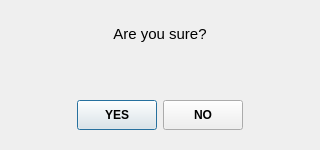
<?xml version="1.0" encoding="UTF-8"?>
<ui version="4.0">
 <class>ConfirmationWindow</class>
 <widget class="QDialog" name="ConfirmationWindow">
  <property name="geometry">
   <rect>
    <x>0</x>
    <y>0</y>
    <width>320</width>
    <height>150</height>
   </rect>
  </property>
  <property name="windowTitle">
   <string>Confirmation</string>
  </property>
  <layout class="QVBoxLayout" name="verticalLayout">
   <property name="leftMargin">
    <number>20</number>
   </property>
   <property name="topMargin">
    <number>25</number>
   </property>
   <property name="rightMargin">
    <number>20</number>
   </property>
   <property name="bottomMargin">
    <number>20</number>
   </property>
   
   <item>
    <widget class="QLabel" name="message_label">
     <property name="font">
      <font>
       <pointsize>11</pointsize>
      </font>
     </property>
     <property name="text">
      <string>Are you sure?</string>
     </property>
     <property name="alignment">
      <set>Qt::AlignCenter</set>
     </property>
     <property name="wordWrap">
      <bool>true</bool>
     </property>
    </widget>
   </item>
   
   <item>
    <spacer name="verticalSpacer">
     <property name="orientation">
      <enum>Qt::Vertical</enum>
     </property>
     <property name="sizeHint" stdset="0">
      <size>
       <width>20</width>
       <height>20</height>
      </size>
     </property>
    </spacer>
   </item>
   
   <item>
    <layout class="QHBoxLayout" name="horizontalLayout">
     <item>
      <spacer name="horizontalSpacer">
       <property name="orientation">
        <enum>Qt::Horizontal</enum>
       </property>
       <property name="sizeHint" stdset="0">
        <size>
         <width>40</width>
         <height>20</height>
        </size>
       </property>
      </spacer>
     </item>
     <item>
      <widget class="QPushButton" name="yes_button">
       <property name="minimumSize">
        <size>
         <width>80</width>
         <height>30</height>
        </size>
       </property>
       <property name="font">
        <font>
         <weight>75</weight>
         <bold>true</bold>
        </font>
       </property>
       <property name="text">
        <string>YES</string>
       </property>
      </widget>
     </item>
     <item>
      <widget class="QPushButton" name="no_button">
       <property name="minimumSize">
        <size>
         <width>80</width>
         <height>30</height>
        </size>
       </property>
       <property name="font">
        <font>
         <weight>75</weight>
         <bold>true</bold>
        </font>
       </property>
       <property name="text">
        <string>NO</string>
       </property>
      </widget>
     </item>
     <item>
      <spacer name="horizontalSpacer_2">
       <property name="orientation">
        <enum>Qt::Horizontal</enum>
       </property>
       <property name="sizeHint" stdset="0">
        <size>
         <width>40</width>
         <height>20</height>
        </size>
       </property>
      </spacer>
     </item>
    </layout>
   </item>
  </layout>
 </widget>
 <resources/>
 <connections>
  <connection>
   <sender>yes_button</sender>
   <signal>clicked()</signal>
   <receiver>ConfirmationWindow</receiver>
   <slot>accept()</slot>
   <hints>
    <hint type="sourcelabel">
     <x>115</x>
     <y>120</y>
    </hint>
    <hint type="destinationlabel">
     <x>160</x>
     <y>75</y>
    </hint>
   </hints>
  </connection>
  <connection>
   <sender>no_button</sender>
   <signal>clicked()</signal>
   <receiver>ConfirmationWindow</receiver>
   <slot>reject()</slot>
   <hints>
    <hint type="sourcelabel">
     <x>205</x>
     <y>120</y>
    </hint>
    <hint type="destinationlabel">
     <x>160</x>
     <y>75</y>
    </hint>
   </hints>
  </connection>
 </connections>
</ui>
